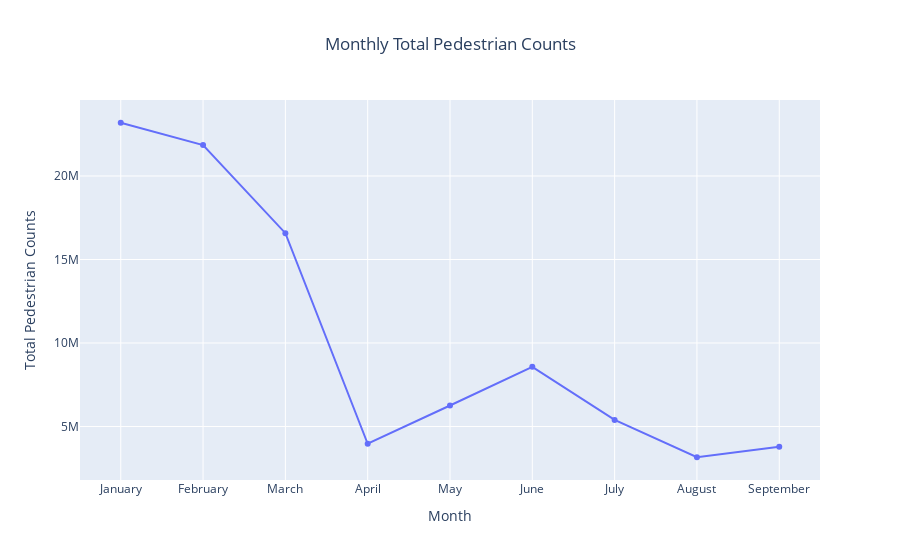

Here is the notebook cell this chart was saved with:
### Markdown cell above
Note common pattern when building plots:

1. Collect and shape data
2. Make plot
3. Fine-tune plot's appearance

### Code cell
plot_months(counts_df, 2020)

### Figure 1 — Plotly figure (JSON) as saved in the notebook; plotly's stock layout.template omitted (floating-point values rounded to 4 significant figures)
{"data": [{"hovertemplate": "Month=%{x}<br>Hourly_Counts=%{y}<extra></extra>", "legendgroup": "", "line": {"color": "#636efa", "dash": "solid"}, "mode": "lines+markers", "name": "", "orientation": "v", "showlegend": false, "type": "scatter", "x": ["January", "February", "March", "April", "May", "June", "July", "August", "September"], "xaxis": "x", "y": [23189121, 21853368, 16576373, 3965628, 6257626, 8573779, 5394964, 3157701, 3789356], "yaxis": "y"}], "layout": {"autosize": true, "legend": {"tracegroupgap": 0}, "title": {"text": "Monthly Total Pedestrian Counts", "x": 0.5}, "xaxis": {"anchor": "y", "autorange": true, "domain": [0, 1], "range": [-0.4684, 8.468], "title": {"text": "Month"}, "type": "category"}, "yaxis": {"anchor": "x", "autorange": true, "domain": [0, 1], "range": [1690000.0, 24660000.0], "title": {"text": "Total Pedestrian Counts"}, "type": "linear"}}}
